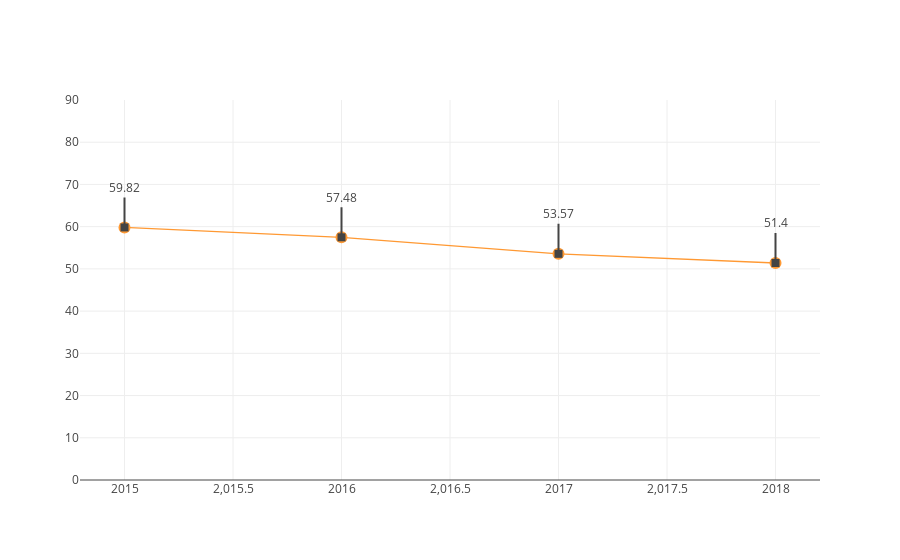

Write notebook code for a chart like this one.
### Code cell
autoCensoLine('IN_INTERNET')

### Figure 1 — Plotly figure (JSON) as saved in the notebook; plotly's stock layout.template omitted (floating-point values rounded to 4 significant figures)
{"data": [{"line": {"color": "rgba(255, 153, 51, 1.0)", "dash": "solid", "shape": "linear", "width": 1.3}, "marker": {"size": 12, "symbol": "circle"}, "mode": "lines+markers", "name": "proporcao", "text": "", "type": "scatter", "uid": "d780cd7a-45d2-4007-ba31-7b2acf8b20cd", "x": [2015, 2016, 2017, 2018], "y": [59.82, 57.48, 53.57, 51.4]}], "layout": {"annotations": [{"arrowhead": 7, "ax": 0, "ay": -40, "showarrow": true, "text": "59.82", "x": 2015, "xref": "x", "y": 59.82, "yref": "y"}, {"arrowhead": 7, "ax": 0, "ay": -40, "showarrow": true, "text": "57.48", "x": 2016, "xref": "x", "y": 57.48, "yref": "y"}, {"arrowhead": 7, "ax": 0, "ay": -40, "showarrow": true, "text": "53.57", "x": 2017, "xref": "x", "y": 53.57, "yref": "y"}, {"arrowhead": 7, "ax": 0, "ay": -40, "showarrow": true, "text": "51.4", "x": 2018, "xref": "x", "y": 51.4, "yref": "y"}], "showlegend": false, "yaxis": {"range": [0, 90]}}}
